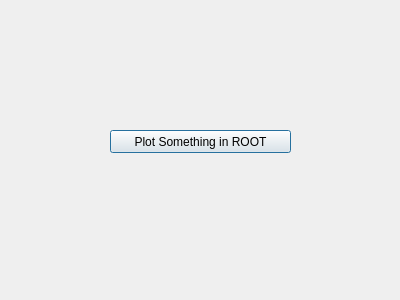
<?xml version="1.0" encoding="UTF-8"?>
<ui version="4.0">
 <class>dialogCalibration</class>
 <widget class="QDialog" name="dialogCalibration">
  <property name="geometry">
   <rect>
    <x>0</x>
    <y>0</y>
    <width>400</width>
    <height>300</height>
   </rect>
  </property>
  <property name="windowTitle">
   <string>Dialog</string>
  </property>
  <widget class="QPushButton" name="pushButton">
   <property name="geometry">
    <rect>
     <x>110</x>
     <y>130</y>
     <width>181</width>
     <height>23</height>
    </rect>
   </property>
   <property name="text">
    <string>Plot Something in ROOT</string>
   </property>
  </widget>
 </widget>
 <resources/>
 <connections/>
</ui>
